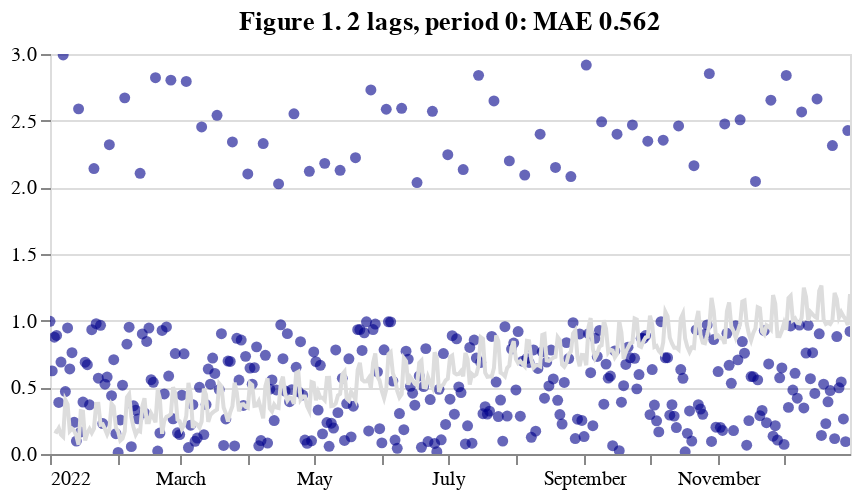

Notebook code cell kept with this figure:
### Markdown cell above
With `seasonal=False`, we obtain an upwardly trending oscillation.

### Code cell
s1model, s1params, _, stage1 = run_autoreg(ts2, 'y',
                                           lags_=2,
                                           seasonal_=False,
                                           exhibit_no='Figure 1. '
                                          )
print(s1model.params)
stage1

### Figure 1 — Vega-Lite specification as saved in the notebook (floating-point values rounded to 4 significant figures; data arrays with more than 128 entries replaced by an {"elided": "..."} marker saying what was removed)
{"config": {"view": {"continuousWidth": 400, "continuousHeight": 300}}, "layer": [{"mark": {"type": "circle", "color": "darkblue", "opacity": 0.6}, "encoding": {"tooltip": {"type": "temporal", "field": "t"}, "x": {"type": "temporal", "axis": {"grid": false, "ticks": true}, "field": "t", "title": ""}, "y": {"type": "quantitative", "axis": {"domain": false, "grid": true, "ticks": true}, "field": "y", "scale": {"zero": false}, "title": ""}}, "height": 200, "selection": {"selector001": {"type": "interval", "bind": "scales"}}, "title": "", "width": 400}, {"mark": {"type": "line", "color": "t"}, "encoding": {"x": {"type": "temporal", "axis": {"grid": false, "ticks": true}, "field": "t", "title": ""}, "y": {"type": "quantitative", "axis": {"domain": false, "grid": true, "ticks": true}, "field": "y_hat", "scale": {"zero": false}, "title": ""}}, "height": 200, "title": "Figure 1. 2 lags, period 0: MAE 0.562", "width": 400}], "data": {"name": "data-94570971a216b9891ea169ff0a6be909"}, "$schema": "https://vega.github.io/schema/vega-lite/v4.8.1.json", "datasets": {"data-94570971a216b9891ea169ff0a6be909": {"elided": "365 records"}}}
